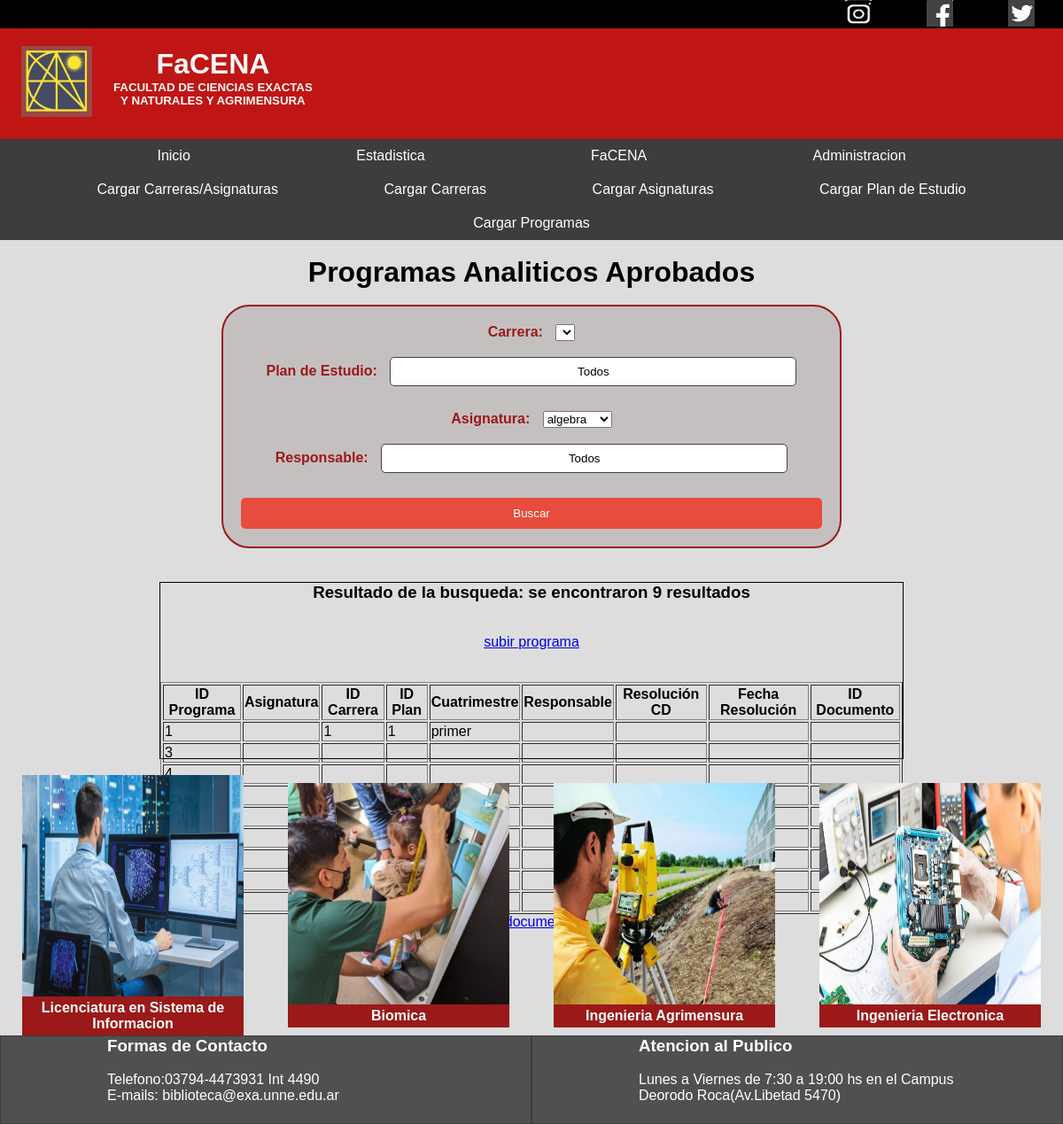
The page / on the database its author committed.
### tables this page shows
CREATE TABLE `programas` (
  `id_programa` int(11) NOT NULL,
  `asignatura` varchar(100) NOT NULL,
  `id_carrera` int(11) DEFAULT NULL,
  `id_plan` int(11) DEFAULT NULL,
  `cuatrimestre` varchar(100) DEFAULT NULL,
  `Responsable` varchar(100) DEFAULT NULL,
  `Resolucion_CD` varchar(100) DEFAULT NULL,
  `fecha_resolucion` date DEFAULT NULL,
  `documento` longblob DEFAULT NULL
);

### index.php (the view, shortened to what this page needs)
<?php
include "logica/conexion.php";
?>
<html lang="es">
<head>
    <link rel="stylesheet" type="text/css" href="css/styleIndex.css">
</head>
<body>
    <header>
      <section>
        <ul class="social">
          <li>
            <a href="https://www.instagram.com/"><img src="img/instagram.png"></a>
          </li>
          <li>
            <a href="https://www.facebook.com/"><img src="img/facebook.png"></a>
          </li>
          <li>
            <a href="https://twitter.com/"><img src="img/twitter.png"></a>
          </li>
        </ul>
      </section>
      <section class="portada">
        <article class="logo">
          <img src="img/logo-facena.jpg">
        </article>
        <article>
          <center><h3 class="FaCENa">FaCENA</h3>
          <h5>FACULTAD DE CIENCIAS EXACTAS</h5>
          <h5>Y NATURALES Y AGRIMENSURA</h5>
          </center>
        </article>
      </section>
    </header>
    <nav>
      <ul>
          <li><a href="#">Inicio</a></li>
          <li><a href="#">Estadistica</a></li>
          <li><a href="https://exa.unne.edu.ar/r/">FaCENA</a></li>
          <li><a href="login.html">Administracion</a></li>
      </ul>
      <ul>
        <li><a href="carga de datos/upload_carrera_asign.php">Cargar Carreras/Asignaturas</a></li>
        <li><a href="carga de datos/upload_carreras.php">Cargar Carreras</a></li>
        <li><a href="carga de datos/upload_Asignaturas.php">Cargar Asignaturas</a></li>
        <li><a href="carga de datos/upload_Plan de estudio.php">Cargar Plan de Estudio</a></li>
      </ul>
      <ul>
      <li><a href="carga de datos/upload_Programas.php">Cargar Programas</a></li>
      </ul>
    </nav>
    <main>
      <br>
      <h1>Programas Analiticos Aprobados </h1>
      <br>
        	<center>
              <div class="Buscador">
                <form action="logica/busqueda.php" method="post">
                  <article>
                    <label for="carrera">Carrera:</label>
                      <select id="carrera" name="carrera">
                      </select>
                  </article>
                  <br>
                  <article>
                    <label for="plan">Plan de Estudio:</label>
                    <input type="text" id="plan" name="plan" value="Todos">
                  </article>
                  <br>
                  <article>
                    <label for="asignatura">Asignatura:</label>
                    <select id="asignatura" name="asignatura">
                    <?php
                          $sql = "SELECT * FROM asignaturas";
                        $resultasig = $conn->query($sql);
                        ?>
                        <?php while ($row = $resultasig->fetch_assoc()) : ?>
                          <option value="<?php echo $row["id_asignatura"]; ?>"><?php echo $row["nom_asignatura"];?></option>
                        <?php endwhile; ?>
                      </select>
                  </article>
                  <br>
                  <article>
                    <label for="responsable">Responsable:</label>
                    <input type="text" id="responsable" name="responsable" value="Todos">
                  </article>
                  <br>
                  <input type="submit" value="Buscar">
                </form>
              </div>
          </center>
          <br>
          <center>
            <section class="Result-busqueda">
              <article>
                <?php
                    $consulta2 = "SELECT COUNT(*) AS total FROM programas";
                    $result = $conn->query($consulta2);
                    if ($result) {
                      $row = $result->fetch_assoc();
                      $total = $row['total'];
                    } else {
                      $total = "Error en la consulta: " . $conn->error;
                    }
                  ?>
                  <h3>Resultado de la busqueda: se encontraron  <?php echo $total; ?> resultados</h3>
              </article>
              <article>
                <br><br>
                <a href="upload_form.html">subir programa</a>
                <br>
                <br><br>
              </article>
              <article>
                <?php
                  $sql = "SELECT * FROM programas";
                  $result = $conn->query($sql);
                  ?>
                  <table border="1">
                    <tr>
                        <th>ID Programa</th>
                        <th>Asignatura</th>
                        <th>ID Carrera</th>
                        <th>ID Plan</th>
                        <th>Cuatrimestre</th>
                        <th>Responsable</th>
                        <th>Resolución CD</th>
                        <th>Fecha Resolución</th>
                        <th>ID Documento</th>
                    </tr>
                    <?php while ($row = $result->fetch_assoc()) : ?>
                        <tr>
                            <td><?php echo $row["id_programa"]; ?></td>
                            <td><?php echo $row["id_asignatura"]; ?></td>
                            <td><?php echo $row["id_carrera"]; ?></td>
                            <td><?php echo $row["id_plan"]; ?></td>
                            <td><?php echo $row["cuatrimestre"]; ?></td>
                            <td><?php echo $row["responsable"]; ?></td>
                            <td><?php echo $row["resolucion_CD"]; ?></td>
                            <td><?php echo $row["fecha_resolucion"]; ?></td>
                            <td><?php echo $row["id_documento"]; ?></td>
                        </tr>
                    <?php endwhile; ?>
                </table>
              </article>
              <a href="documentos/index.php">ver documentos</a>
            </section>
          </center>
          <br>
      <section class="carreras">
        <article>
          <img src="img/licen_en_sist_de_inform.jpg">
          <h4>Licenciatura en Sistema de Informacion</h4>
        </article>
        <article>
          <img src="img/biomica.jpg">
          <h4>Biomica</h4>
        </article>
        <article>
          <img src="img/ing_agrimensura.jpeg">
          <h4>Ingenieria Agrimensura</h4>
        </article>
        <article>
          <img  src="img/ing_electronica.jpg">
          <h4>Ingenieria Electronica</h4>
        </article>
      </section>
    </main>
    <footer>
      <section>
        <article>
          <h3>Formas de Contacto</h3>
          <br>
          <p>Telefono:03794-4473931 Int 4490</p>
          <p>E-mails: biblioteca@exa.unne.edu.ar</p>
       </article>
       <br>
        <article>
          <h3>Atencion al Publico</h3>
          <br>
          <p>Lunes a Viernes de 7:30 a 19:00 hs en el Campus</p>
          <p>Deorodo Roca(Av.Libetad 5470)</p>
          </article>
      </section>
    </footer>
</body>
</html>

### css/styleIndex.css (style rules this page uses)
* { margin: 0; box-sizing: border-box; }
body { background-color: #dddddd; font-family: Arial, Helvetica, sans-serif; }
.social { background-color: black; list-style: none; display: flex; flex-direction: row; justify-content: right; align-content: flex-start; }
.social img { width: 30px; height: 30px; }
.social li { border: 100%; margin: 0 30px 0 30px; }
.social li a { display:block; width:32px; height:32px; position:relative; }
.portada { background-color: #be0a0af1; width: 100%; height: 125px; display: flex; flex-direction: row; color: #fffbf7; }
.portada article { margin-left: 2%; }
.logo img { width: 80px; height: 80px; margin-top: 25%; }
.FaCENa { margin-top: 10%; font-size: 2rem ; }
nav { background-color: #3d3d3d; width: 100%; }
nav ul { list-style-type: none; margin: 0; padding: 0; display: flex; text-align: center; justify-content: space-evenly; }
nav ul li a { display: block; padding: 10px; text-decoration: none; color: #ffffff; }
h1 { text-align: center; font-family: Arial, Helvetica, sans-serif; }
form { background-color: rgb(197, 192, 192); width: 700px; border: 2px solid rgb(155, 25, 25); border-radius: 32px; padding: 20px; margin-bottom: 20px; display: flex; flex-direction: column; }
form label { justify-content: left; color: rgb(155, 25, 25); width: 10%; margin-left: 0%; margin-right: 10px ; font-weight: bold; margin-bottom: 5px; }
form input[type="text"] { text-align: center; width: 70%; padding: 8px; margin-bottom: 10px; border: 1px solid rgb(66, 66, 66); border-radius: 5px; }
form input[type="submit"] { background-color: #e74c3c; color: #fff; padding: 10px 20px; border: none; border-radius: 5px; cursor: pointer; }
h4 { display: inline-block; margin: 4px; text-align: left; color: red; }
h5 { text-align: center; }
.Result-busqueda { text-align: center; width: 70%; height: 200px; border: solid 1px #000000 ; }
.carreras { display: flex; flex-direction: row; text-align: center; }
.carreras article { margin: auto; width: 250px; background-color: rgb(155, 25, 25); }
.carreras img { width: 250px; height: 250px; }
.carreras h4 { text-align: center; color: #fff; }
footer { text-align: left; width: 100%; background-color: rgb(80, 80, 80); color: #ffffff; }
footer section { display: flex; flex-direction: row; margin: auto; }
footer section article { padding-left: 10%; height: 100px; width: 50%; border: #3d3d3d solid 0.5px; margin: auto; }

### rows shown on the page
programas: id_programa "1", id_carrera "1", id_plan "1", cuatrimestre "primer"
programas: id_programa "3"
programas: id_programa "4"

### other values the page prints
$total "9"
form field asignatura "algebra"
